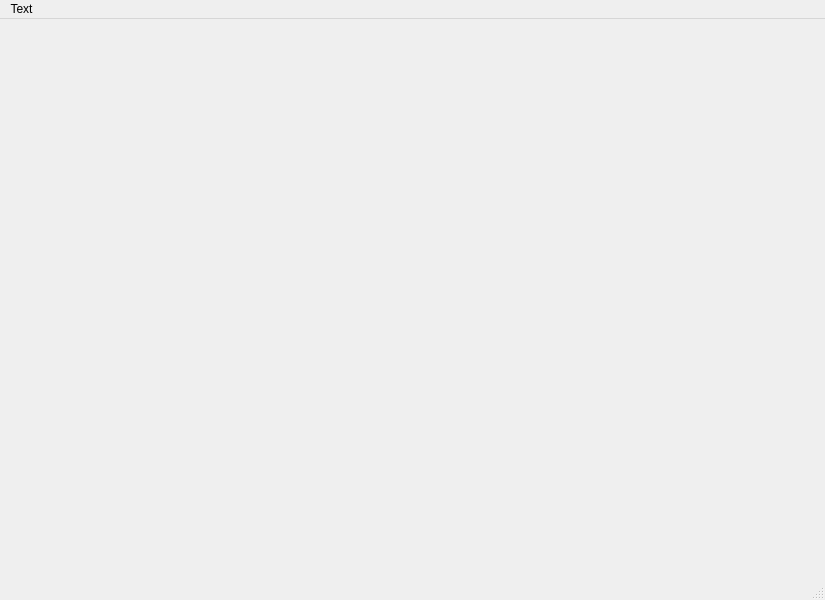
<?xml version="1.0" encoding="UTF-8"?>
<ui version="4.0">
 <class>MainWindow</class>
 <widget class="QMainWindow" name="MainWindow">
  <property name="geometry">
   <rect>
    <x>0</x>
    <y>0</y>
    <width>825</width>
    <height>600</height>
   </rect>
  </property>
  <property name="windowTitle">
   <string>MainWindow</string>
  </property>
  <widget class="QWidget" name="centralwidget">
   <layout class="QGridLayout" name="gridLayout"/>
  </widget>
  <widget class="QMenuBar" name="menubar">
   <property name="geometry">
    <rect>
     <x>0</x>
     <y>0</y>
     <width>825</width>
     <height>22</height>
    </rect>
   </property>
   <widget class="QMenu" name="menuText">
    <property name="title">
     <string>Text</string>
    </property>
   </widget>
   <addaction name="menuText"/>
  </widget>
  <widget class="QStatusBar" name="statusbar"/>
 </widget>
 <resources/>
 <connections/>
</ui>
